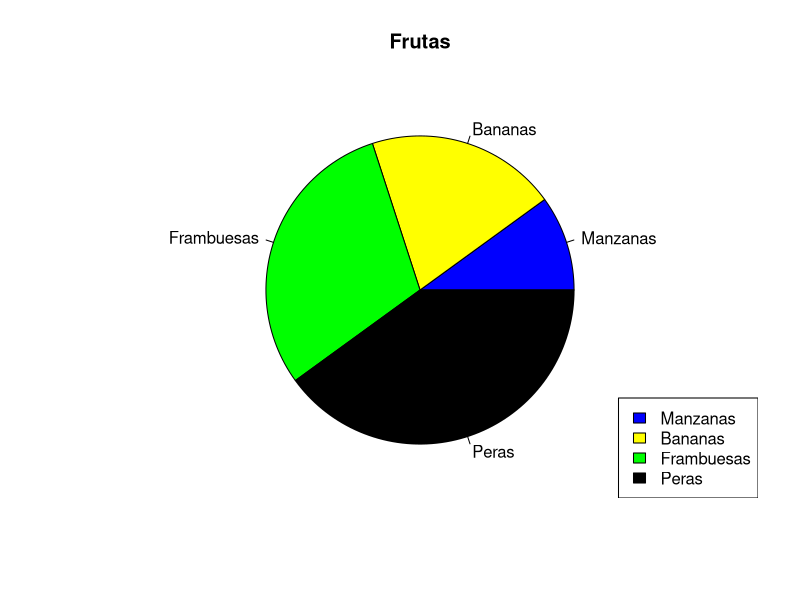

This figure's R source:
x <- c(10, 20, 30, 40)

colores <- c("blue", "yellow", "green", "black")
etiqueta <- c("Manzanas", "Bananas", "Frambuesas", "Peras")
pie(x, label = etiqueta, main = "Frutas", col = colores)

#leyenda
legend("bottomright", etiqueta, fill = colores)


#La leyenda se puede posicionar como:
#bottomright, bottom, bottomleft, left, topleft, top, topright, right, center
